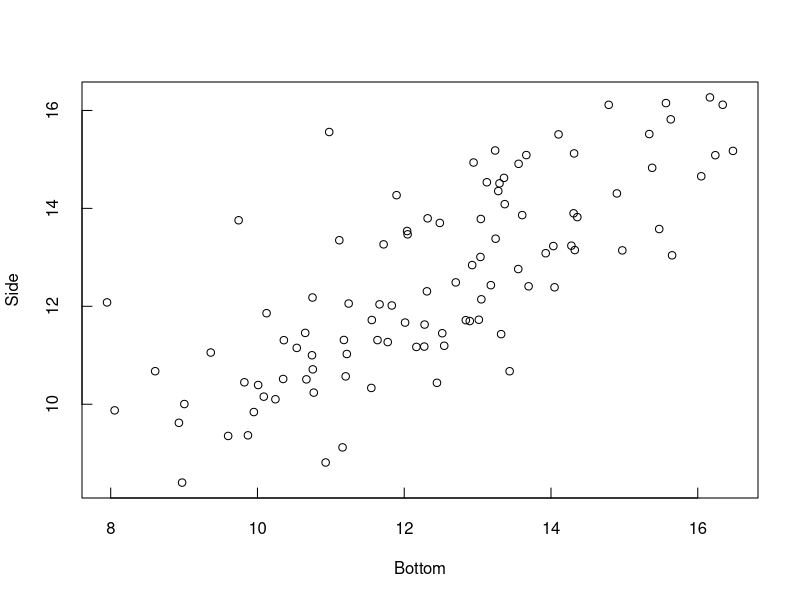

The R source for this figure:
## ---- chunk 1
#| label: fig-meaningless
#| fig-cap: Samples from a bivariate normal distribution.
#| fig-width: 5
#| fig-height: 5
#| fig-align: center
#| out-width: 50%
#| echo: false
par(tcl=0.5)
plot( rnorm(100,10:15,1), rnorm(100,10:15,1),  xlab="Bottom", ylab="Side")
## ---- chunk 2
#| label: tbl-simple
#| tbl-cap: Caption centered above table
#| echo: true
knitr::kable(head(mtcars)[,1:4])
